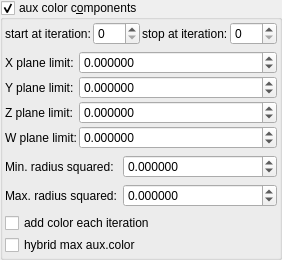
    <widget class="MyGroupBox" name="groupCheck_fold_color_aux_color_enabled_false">
     <property name="toolTip">
      <string>Normal use, set aux.color start iterations to last iteration of this formula</string>
     </property>
     <property name="title">
      <string>aux color c&amp;omponents</string>
     </property>
     <property name="checkable">
      <bool>true</bool>
     </property>
     <layout class="QVBoxLayout" name="verticalLayout_16">
      <property name="leftMargin">
       <number>2</number>
      </property>
      <property name="topMargin">
       <number>2</number>
      </property>
      <property name="rightMargin">
       <number>2</number>
      </property>
      <property name="bottomMargin">
       <number>2</number>
      </property>
      <item>
       <layout class="QGridLayout" name="gridLayout_67">
        <property name="spacing">
         <number>2</number>
        </property>
        <item row="1" column="2">
         <widget class="MySpinBox" name="spinboxInt_transf_start_iterations_N">
          <property name="sizePolicy">
           <sizepolicy hsizetype="Minimum" vsizetype="Maximum">
            <horstretch>0</horstretch>
            <verstretch>0</verstretch>
           </sizepolicy>
          </property>
          <property name="maximum">
           <number>999</number>
          </property>
         </widget>
        </item>
        <item row="1" column="1">
         <widget class="QLabel" name="label_251">
          <property name="text">
           <string>start at iteration:</string>
          </property>
         </widget>
        </item>
        <item row="1" column="4">
         <widget class="MySpinBox" name="spinboxInt_transf_stop_iterations_N">
          <property name="sizePolicy">
           <sizepolicy hsizetype="Minimum" vsizetype="Maximum">
            <horstretch>0</horstretch>
            <verstretch>0</verstretch>
           </sizepolicy>
          </property>
          <property name="maximum">
           <number>999</number>
          </property>
         </widget>
        </item>
        <item row="1" column="3">
         <widget class="QLabel" name="label_266">
          <property name="text">
           <string>stop at iteration:</string>
          </property>
         </widget>
        </item>
       </layout>
      </item>
      <item>
       <layout class="QGridLayout" name="gridLayout_84" columnstretch="0,1">
        <property name="spacing">
         <number>2</number>
        </property>
        <item row="5" column="1">
         <widget class="MyDoubleSpinBox" name="spinbox4_fold_color_difs_0000_w">
          <property name="sizePolicy">
           <sizepolicy hsizetype="Minimum" vsizetype="Maximum">
            <horstretch>0</horstretch>
            <verstretch>0</verstretch>
           </sizepolicy>
          </property>
          <property name="prefix">
           <string/>
          </property>
          <property name="suffix">
           <string/>
          </property>
          <property name="decimals">
           <number>6</number>
          </property>
          <property name="minimum">
           <double>-100.000000000000000</double>
          </property>
          <property name="maximum">
           <double>100.000000000000000</double>
          </property>
          <property name="singleStep">
           <double>0.100000000000000</double>
          </property>
         </widget>
        </item>
        <item row="2" column="1">
         <widget class="MyDoubleSpinBox" name="spinbox4_fold_color_difs_0000_x">
          <property name="sizePolicy">
           <sizepolicy hsizetype="Minimum" vsizetype="Maximum">
            <horstretch>0</horstretch>
            <verstretch>0</verstretch>
           </sizepolicy>
          </property>
          <property name="prefix">
           <string/>
          </property>
          <property name="suffix">
           <string/>
          </property>
          <property name="decimals">
           <number>6</number>
          </property>
          <property name="minimum">
           <double>-100.000000000000000</double>
          </property>
          <property name="maximum">
           <double>100.000000000000000</double>
          </property>
          <property name="singleStep">
           <double>0.100000000000000</double>
          </property>
         </widget>
        </item>
        <item row="3" column="1">
         <widget class="MyDoubleSpinBox" name="spinbox4_fold_color_difs_0000_y">
          <property name="sizePolicy">
           <sizepolicy hsizetype="Minimum" vsizetype="Maximum">
            <horstretch>0</horstretch>
            <verstretch>0</verstretch>
           </sizepolicy>
          </property>
          <property name="prefix">
           <string/>
          </property>
          <property name="suffix">
           <string/>
          </property>
          <property name="decimals">
           <number>6</number>
          </property>
          <property name="minimum">
           <double>-100.000000000000000</double>
          </property>
          <property name="maximum">
           <double>100.000000000000000</double>
          </property>
          <property name="singleStep">
           <double>0.100000000000000</double>
          </property>
         </widget>
        </item>
        <item row="4" column="1">
         <widget class="MyDoubleSpinBox" name="spinbox4_fold_color_difs_0000_z">
          <property name="sizePolicy">
           <sizepolicy hsizetype="Minimum" vsizetype="Maximum">
            <horstretch>0</horstretch>
            <verstretch>0</verstretch>
           </sizepolicy>
          </property>
          <property name="prefix">
           <string/>
          </property>
          <property name="suffix">
           <string/>
          </property>
          <property name="decimals">
           <number>6</number>
          </property>
          <property name="minimum">
           <double>-100.000000000000000</double>
          </property>
          <property name="maximum">
           <double>100.000000000000000</double>
          </property>
          <property name="singleStep">
           <double>0.100000000000000</double>
          </property>
         </widget>
        </item>
        <item row="2" column="0">
         <widget class="QLabel" name="label_29">
          <property name="text">
           <string>X plane limit:</string>
          </property>
         </widget>
        </item>
        <item row="3" column="0">
         <widget class="QLabel" name="label_35">
          <property name="text">
           <string>Y plane limit:</string>
          </property>
         </widget>
        </item>
        <item row="4" column="0">
         <widget class="QLabel" name="label_34">
          <property name="text">
           <string>Z plane limit:</string>
          </property>
         </widget>
        </item>
        <item row="5" column="0">
         <widget class="QLabel" name="label_41">
          <property name="text">
           <string>W plane limit:</string>
          </property>
         </widget>
        </item>
       </layout>
      </item>
      <item>
       <layout class="QGridLayout" name="gridLayout_20" columnstretch="0,1">
        <item row="2" column="0">
         <widget class="QLabel" name="label_39">
          <property name="text">
           <string>Max. radius squared:</string>
          </property>
         </widget>
        </item>
        <item row="1" column="0">
         <widget class="QLabel" name="label_36">
          <property name="text">
           <string>Min. radius squared:</string>
          </property>
         </widget>
        </item>
        <item row="2" column="1">
         <widget class="MyDoubleSpinBox" name="spinbox_fold_color_difs1">
          <property name="sizePolicy">
           <sizepolicy hsizetype="Minimum" vsizetype="Maximum">
            <horstretch>0</horstretch>
            <verstretch>0</verstretch>
           </sizepolicy>
          </property>
          <property name="prefix">
           <string/>
          </property>
          <property name="decimals">
           <number>6</number>
          </property>
          <property name="minimum">
           <double>-99.989999999999995</double>
          </property>
          <property name="singleStep">
           <double>0.100000000000000</double>
          </property>
         </widget>
        </item>
        <item row="1" column="1">
         <widget class="MyDoubleSpinBox" name="spinbox_mandelbox_color_Sp1">
          <property name="sizePolicy">
           <sizepolicy hsizetype="Minimum" vsizetype="Maximum">
            <horstretch>0</horstretch>
            <verstretch>0</verstretch>
           </sizepolicy>
          </property>
          <property name="prefix">
           <string/>
          </property>
          <property name="decimals">
           <number>6</number>
          </property>
          <property name="minimum">
           <double>-99.989999999999995</double>
          </property>
          <property name="singleStep">
           <double>0.100000000000000</double>
          </property>
         </widget>
        </item>
       </layout>
      </item>
      <item>
       <layout class="QGridLayout" name="gridLayout_71" columnstretch="0,0">
        <property name="spacing">
         <number>2</number>
        </property>
        <item row="1" column="1">
         <widget class="MyCheckBox" name="checkBox_transf_function_enabledM">
          <property name="text">
           <string>add color each iteration</string>
          </property>
         </widget>
        </item>
        <item row="2" column="1">
         <widget class="MyCheckBox" name="checkBox_transf_function_enabledJ_false">
          <property name="text">
           <string>hybrid max aux.color</string>
          </property>
         </widget>
        </item>
       </layout>
      </item>
     </layout>
    </widget>
